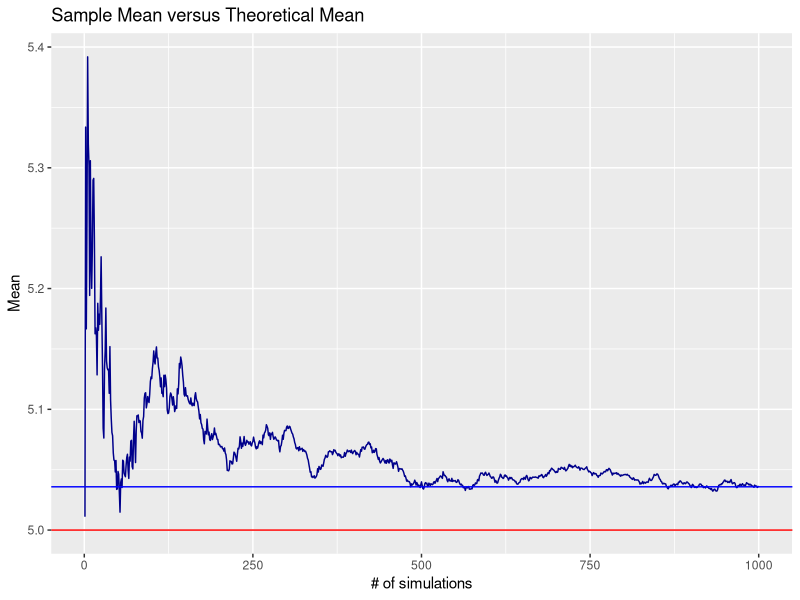
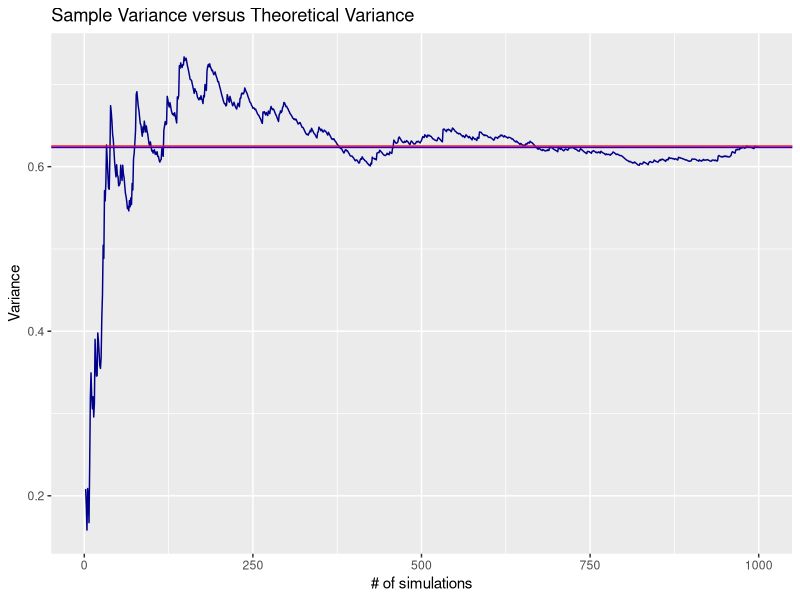
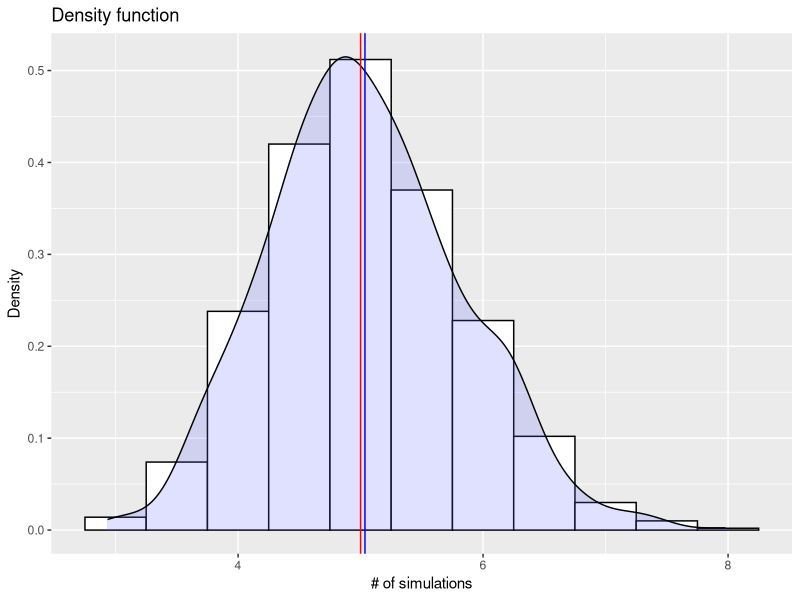

Recreate these plots in R, in order.
## ---- chunk 1
lambda <- 0.2
n      <- 40
nsim   <- 1000
## ---- chunk 2
mu <- 1/lambda
sd <- 1/lambda
## ---- chunk 3
sim_data <- 
  data.frame( 
    nsim  = integer(0), 
    mean  = numeric(0),
    tmean = numeric(0),
    tvar  = numeric(0)
  )

for(i in 1:nsim){
  data <- rexp(n, lambda)
  
  sim_data = 
    rbind(
      sim_data, 
      data.frame(
        nsim  = i, 
        mean  = mean(data),
        tmean = mean(c(sim_data$mean, mean(data))),
        tvar  = var(c(sim_data$mean, mean(data)))
      )
    )
}
## ---- chunk 4
require(ggplot2)
ggplot(
  data = sim_data, 
  aes(
    x=nsim, 
    y=tmean
    )
  ) + 
  labs(
    title = "Sample Mean versus Theoretical Mean",
    x = "# of simulations",
    y = "Mean"
    ) +
  geom_line(color='darkblue') +
  geom_hline(aes(yintercept=sim_data$tmean[1000]), color='blue') +
  geom_hline(aes(yintercept=mu), color='red')
## ---- chunk 5
ggplot(
  data = sim_data, 
  aes(x=nsim, y=tvar)
  ) + 
  labs(
    title = "Sample Variance versus Theoretical Variance",
    x = "# of simulations",
    y = "Variance"
  ) +
  geom_line(color='darkblue') + 
  geom_hline(aes(yintercept=sim_data$tvar[1000]), color='blue') +
  geom_hline(aes(yintercept=sd^2/n), color='red')
## ---- chunk 6
ggplot(
  data = sim_data, 
  aes(x=mean)
  ) + 
  labs(
    title = "Density function",
    x = "# of simulations",
    y = "Density"
  ) +
  geom_histogram(aes(y=..density..),
                   binwidth=.5,
                   colour="black", fill="white") +
  geom_density(alpha=.2, fill="#6666FF") +
  geom_vline(aes(xintercept=sim_data$tmean[1000]), color='blue') +
  geom_vline(aes(xintercept=mu), color='red')
